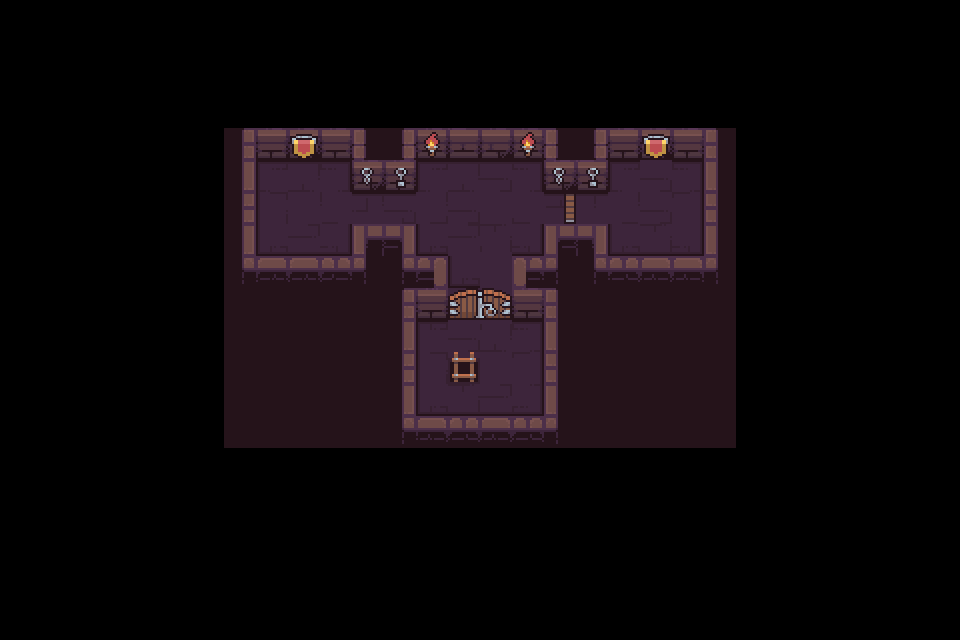

The image is a tile-based game level rendered from a .tmx file. Its description and complete source (layers, tilesets, objects, tile grids) follow:
An orthogonal 30x20 tile map with 32x32 px tiles, 1 tile layer (Capa de patrones 1).

<map version="1.10" tiledversion="1.12.0" orientation="orthogonal" renderorder="right-down" width="30" height="20" tilewidth="32" tileheight="32" infinite="0" nextlayerid="4" nextobjectid="1">
 <tileset firstgid="1" source="Pack.tsx" />
 <layer id="1" name="Capa de patrones 1" width="30" height="20">
  <data encoding="csv">
0,0,0,0,0,0,0,0,0,0,0,0,0,0,0,0,0,0,0,0,0,0,0,0,0,0,0,0,0,0,
0,0,0,0,0,0,0,0,0,0,0,0,0,0,0,0,0,0,0,0,0,0,0,0,0,0,0,0,0,0,
0,0,0,0,0,0,0,0,0,0,0,0,0,0,0,0,0,0,0,0,0,0,0,0,0,0,0,0,0,0,
0,0,0,0,0,0,0,0,0,0,0,0,0,0,0,0,0,0,0,0,0,0,0,0,0,0,0,0,0,0,
0,0,0,0,0,0,0,97,98,99,100,101,102,103,104,105,106,107,108,109,110,111,112,0,0,0,0,0,0,0,
0,0,0,0,0,0,0,113,119,115,122,117,118,119,120,121,122,123,124,119,200,122,128,0,0,0,0,0,0,0,
0,0,0,0,0,0,0,129,215,217,132,133,134,135,200,217,138,139,140,141,200,218,144,0,0,0,0,0,0,0,
0,0,0,0,0,0,0,145,151,147,154,149,150,151,152,153,154,155,156,151,232,154,160,0,0,0,0,0,0,0,
0,0,0,0,0,0,0,161,162,163,164,165,166,167,151,169,170,171,172,173,174,175,176,0,0,0,0,0,0,0,
0,0,0,0,0,0,0,91,91,91,91,91,182,183,184,185,186,187,188,189,190,191,192,0,0,0,0,0,0,0,
0,0,0,0,0,0,0,91,91,91,91,91,198,199,200,201,122,203,204,205,206,207,208,0,0,0,0,0,0,0,
0,0,0,0,0,0,0,91,91,91,91,91,214,215,216,217,218,219,220,221,222,223,224,0,0,0,0,0,0,0,
0,0,0,0,0,0,0,91,91,91,91,91,230,151,232,233,234,235,236,237,238,239,240,0,0,0,0,0,0,0,
0,0,0,0,0,0,0,91,91,91,91,91,246,247,248,249,250,251,252,253,254,255,256,0,0,0,0,0,0,0,
0,0,0,0,0,0,0,0,0,0,0,0,0,0,0,0,0,0,0,0,0,0,0,0,0,0,0,0,0,0,
0,0,0,0,0,0,0,0,0,0,0,0,0,0,0,0,0,0,0,0,0,0,0,0,0,0,0,0,0,0,
0,0,0,0,0,0,0,0,0,0,0,0,0,0,0,0,0,0,0,0,0,0,0,0,0,0,0,0,0,0,
0,0,0,0,0,0,0,0,0,0,0,0,0,0,0,0,0,0,0,0,0,0,0,0,0,0,0,0,0,0,
0,0,0,0,0,0,0,0,0,0,0,0,0,0,0,0,0,0,0,0,0,0,0,0,0,0,0,0,0,0,
0,0,0,0,0,0,0,0,0,0,0,0,0,0,0,0,0,0,0,0,0,0,0,0,0,0,0,0,0,0
</data>
 </layer>
</map>
